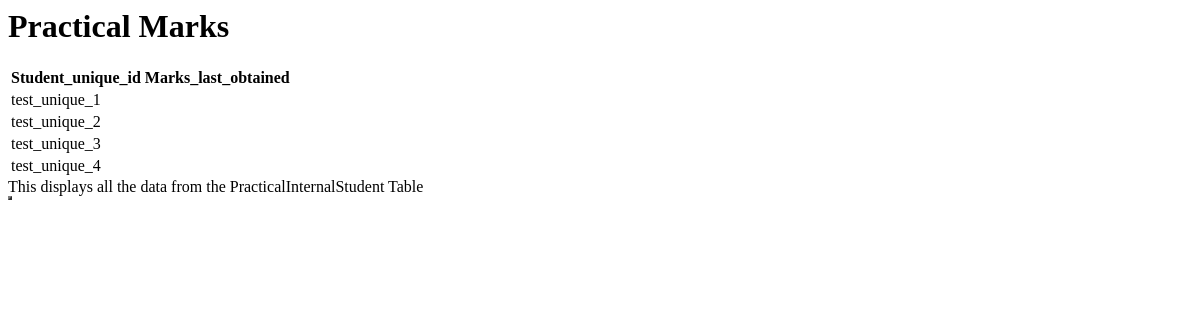
The page /users/students_marks_practical_index/ on the database as committed earlier.
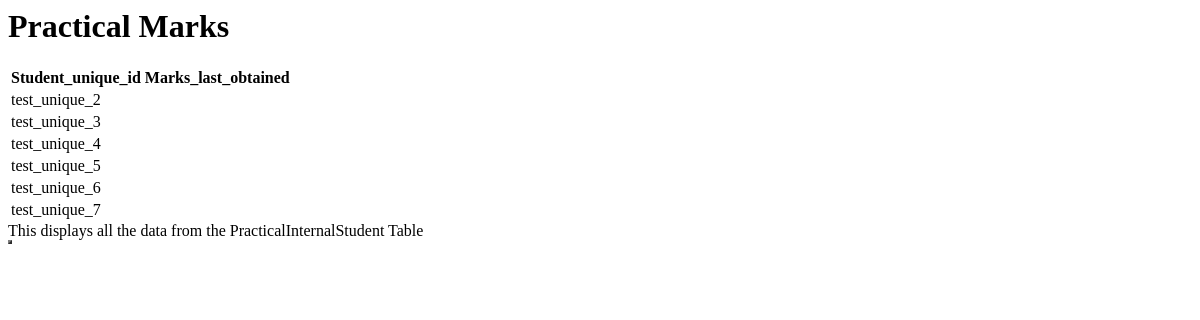
The same page on the database as committed later.
### users/models.py (models this page shows)
class Student(models.Model):
    unique_id = models.CharField(max_length = 100,unique = True)
    roll_no = models.CharField(max_length = 4, unique = True)
    firstname = models.CharField(max_length=255)
    lastname = models.CharField(max_length=255)
    gender = models.CharField(max_length=6)
    email = models.CharField(max_length=255)
    date_of_birth = models.DateField()
    mobile_no = models.CharField(max_length=255)
    hosteler = models.CharField(max_length=255)
    mother_tongue = models.CharField(max_length=255)
    other_languages = models.CharField(max_length=255)
    nationality = models.CharField(max_length=255)
    community = models.CharField(max_length=255)
    blood_group = models.CharField(max_length=255)
    educational_qualification = models.CharField(max_length=255)
    name_of_school_last_studied = models.CharField(max_length=1024)
    neet_marks = models.CharField(max_length=255)
    extracurricular_activities = models.CharField(max_length=1024)
    fathers_name = models.CharField(max_length=255)
    fathers_occupation = models.CharField(max_length=255)
    fathers_mobile = models.CharField(max_length=255)
    mothers_name = models.CharField(max_length=255)
    mothers_occupation = models.CharField(max_length=255)
    permanent_address = models.CharField(max_length=1024)
    pincode = models.CharField(max_length=255)
    parents_email = models.CharField(max_length=255)

### users/views.py (the view)
# urls.py: path('students_marks_practical_index/',views.test_student_practical_index,name='students_marks_practical_index'),
def test_student_practical_index(request):
    marks = PracticalInternalStudent.objects.all()
    student = Student.objects.all()
    template = loader.get_template('students_marks_practical_index.html')
    context = {
        'marks': marks,
        'student' : student,
    }
    print(context['student'])
    return HttpResponse(template.render(context,request))

### users/templates/students_marks_practical_index.html (shortened to what this page needs)
<h1>Practical Marks</h1>
<table boder='2'>
    <tr>
        <th>Student_unique_id</th>
        <th>Marks_last_obtained</th>
    </tr>
	{% for x in student %}
    <tr>
        <td>{{x.unique_id}}</td>
        <td>{{x.student.last.marks}}</td>
    </tr>
    {% endfor %}
</table>
This displays all the data from the PracticalInternalStudent Table
<table border ='2'>
</table>

Rows that differ between the two databases and show on the page:
removed Student: unique_id "test_unique_1"
added Student: unique_id "test_unique_5"
added Student: unique_id "test_unique_6"
added Student: unique_id "test_unique_7"
